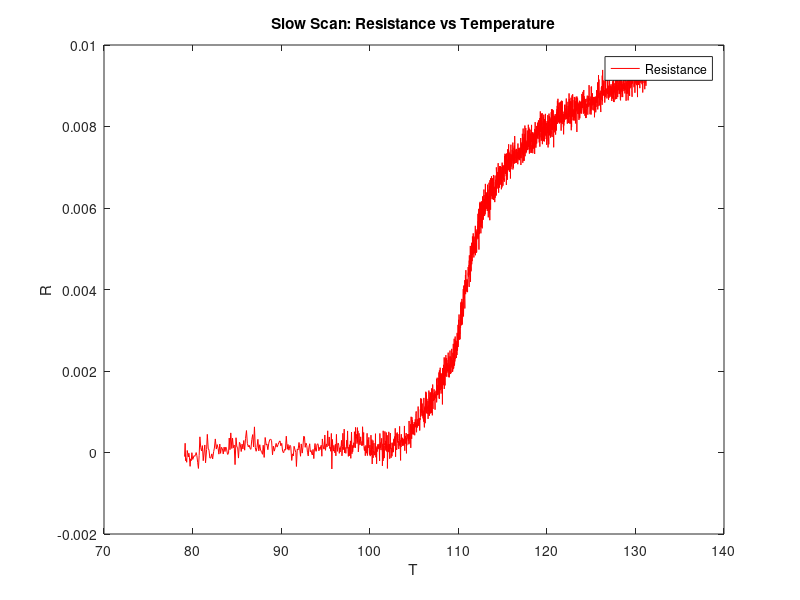

Write the MATLAB code that produced this figure.
% Plot the data for the fast heating of the superconductor
clear;  clc;

% import data
slowR=importdata('slowHeatR.csv');
slowV=importdata('slowHeatV.csv');

% Convert voltage to temperature
Voff=0.000366;
Vo=0.460024;
a0=-0.002698;
slowT=(slowV+Voff-Vo)./a0+273;

% initialize time array
time2=linspace(0,1000,length(slowR));

% plot the data
%plot(time,slowV,'r-',time,slowR,'b-',slowV,slowR,'k-')
%figure
figure
plot(slowT,slowR,'r-')
title('Slow Scan: Resistance vs Temperature')
legend('Resistance')
xlabel('T')
ylabel('R')
